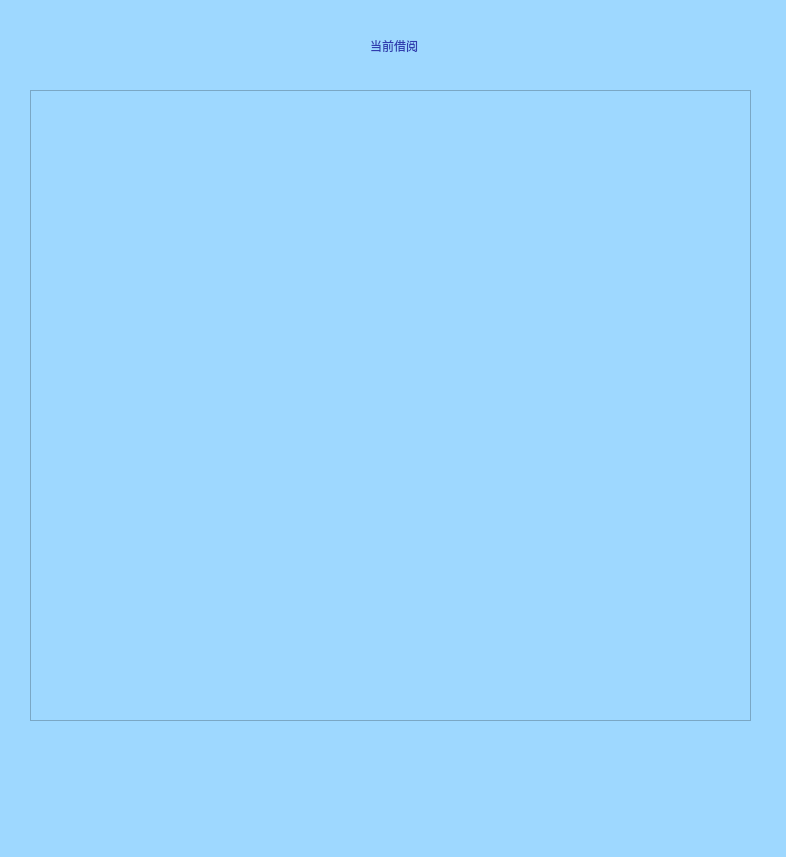
<?xml version="1.0" encoding="UTF-8"?>
<ui version="4.0">
 <class>currentborrow</class>
 <widget class="QDialog" name="currentborrow">
  <property name="geometry">
   <rect>
    <x>0</x>
    <y>0</y>
    <width>786</width>
    <height>857</height>
   </rect>
  </property>
  <property name="windowTitle">
   <string>当前借阅</string>
  </property>
  <property name="styleSheet">
   <string notr="true">background-color: rgb(158, 216, 255);</string>
  </property>
  <widget class="QLabel" name="label_9">
   <property name="geometry">
    <rect>
     <x>370</x>
     <y>10</y>
     <width>111</width>
     <height>71</height>
    </rect>
   </property>
   <property name="styleSheet">
    <string notr="true">color: rgb(48, 60, 175);
font: 87 9pt &quot;Arial&quot;;
font: 14pt &quot;Arial&quot;;
font: 10pt &quot;华文新魏&quot;;
font: 11pt &quot;Arial&quot;;
font: 11pt &quot;华文新魏&quot;;</string>
   </property>
   <property name="text">
    <string>当前借阅</string>
   </property>
  </widget>
  <widget class="QTableWidget" name="tableWidget">
   <property name="geometry">
    <rect>
     <x>30</x>
     <y>90</y>
     <width>721</width>
     <height>631</height>
    </rect>
   </property>
  </widget>
 </widget>
 <resources/>
 <connections/>
</ui>
